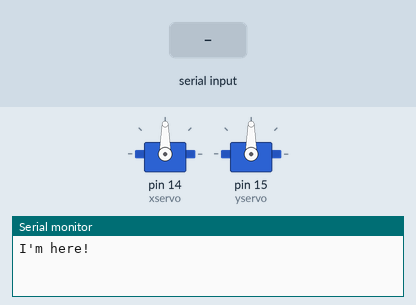
Recording of a sketch running on a simulated Arduino Uno, built with avr-gcc and run on an emulated ATmega328P. Shown: 2 × servo, the last lines printed to the serial monitor. The inputs (shaded band) are chosen by the test bench.

Above: at 1.2 s.
1.3 s: "x,45\n" received over Serial
At 2.5 s:
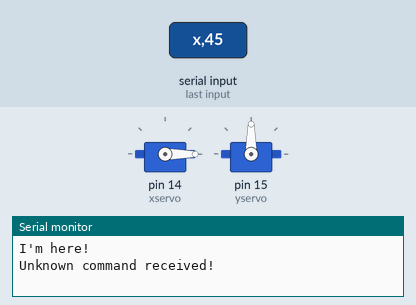
2.8 s: byte 120 ('x') received over Serial
At 3.9 s:
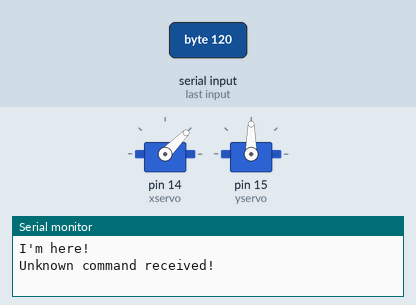
4.3 s: byte 121 ('y') received over Serial
At 5.0 s:
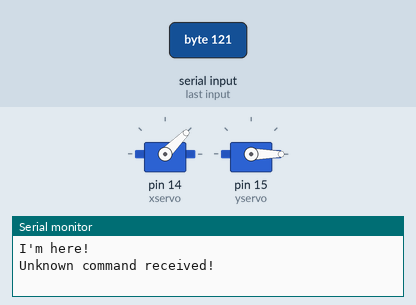
5.8 s: "x90\n" received over Serial
At 6.1 s:
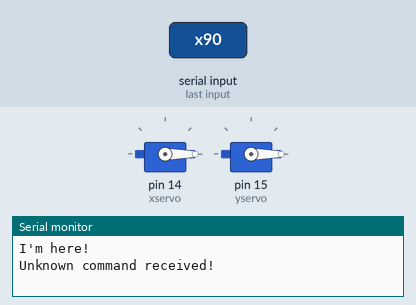
7.3 s: "x\n" received over Serial
At 8.5 s:
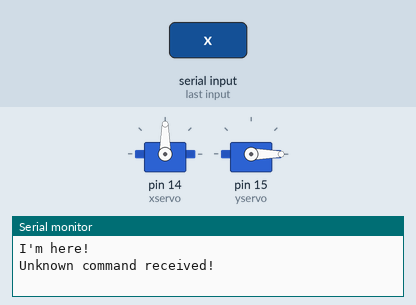
Timing chart, 0 to 9.8 s (numbered marks = the images above; inputs shaded):
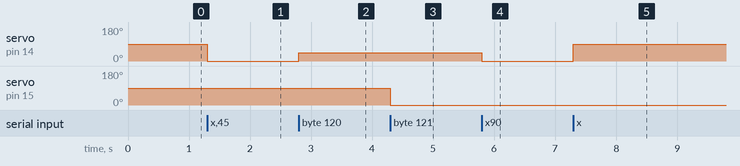

Measured:
- after the input at 1.3 s, servo on pin 14 (xservo): 90° → 0° at once
- after the input at 2.8 s, servo on pin 14 (xservo): 0° → 45° at once
- after the input at 4.3 s, servo on pin 15 (yservo): 90° → 0° at once
- after the input at 5.8 s, servo on pin 14 (xservo): 45° → 0° at once
- after the input at 7.3 s, servo on pin 14 (xservo): 0° → 90° at once

The sketch:

servohandler.ino
```cpp
// (licence header left out)
#include <Servo.h>

/* Treat the servos as two axis actuator. */
Servo xservo;
Servo yservo;

/* Set the default positions. */
int xpos = 0;
int ypos = 0;

void setup()
{
	/* Select which analog pins we will be using. */
	xservo.attach(14);               // Analog Pin0.
	yservo.attach(15);               // Analog Pin1.

	/* Setup communication. */
	Serial.begin(19200);             // A high baud rate.
	Serial.println("I'm here!");
}

void loop()
{
	static int v = 0;
	if (Serial.available()) {
		char ch = Serial.read();

		/* Command handler. */
		switch (ch) {
			case '0' ... '9':        // Numeric payload string.
				v = v*10 + ch - '0'; // Convert to integer.
				break;
			case 'x':                // Servo selection: x.
				xservo.write(v);
				v = 0;
				break;
			case 'y':                // Servo selection: y.
				yservo.write(v);
				v = 0;
				break;
			case '\n':
				break;
			default:
				Serial.println("Unknown command received!");
				break;
		}
	}
}

// vim: tabstop=4
```
